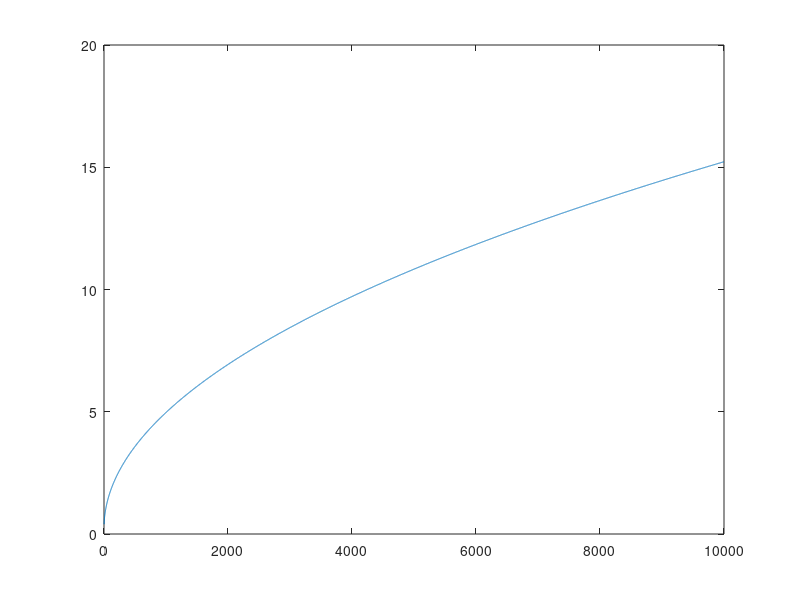

The MATLAB source for this figure:
clear all
close all
clc

for i=1:10000
% y(i)=(1+(sqrt(2)*i)-i)/(1+(sqrt(2))*i);
% y(i)=1000*(2+3*sqrt(2)*i-i)/2/(1+sqrt(2)*i);
y(i)=0.3*((sqrt(i)+1)^2)/((sqrt(i)+1)^2-i);
end
plot(y)